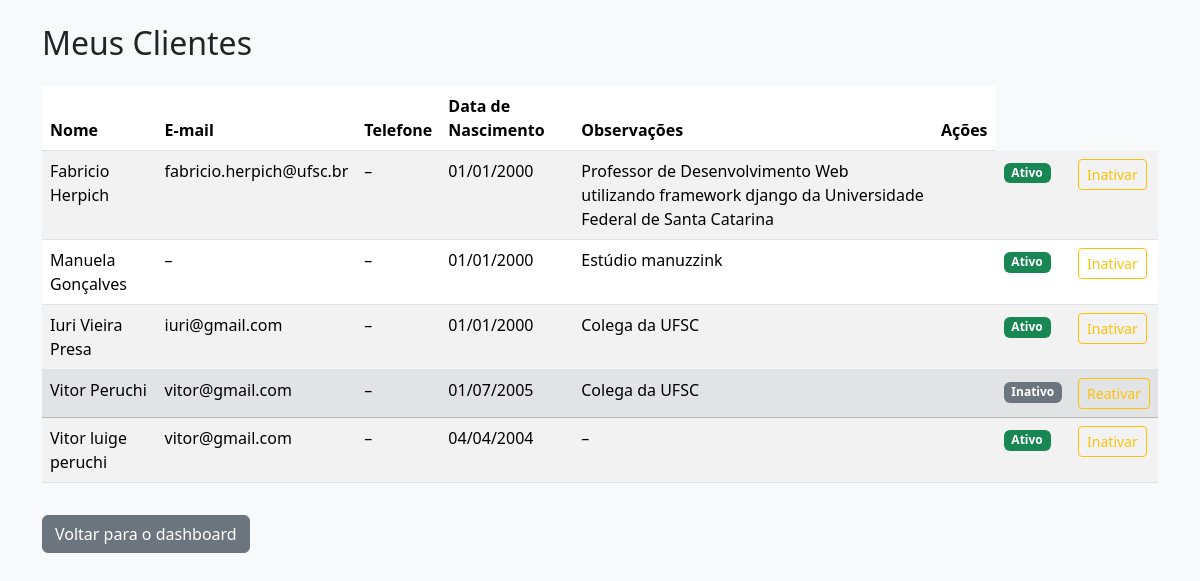
The page /clientes/Lista/ (signed in) on the database its author committed.
### client/models.py (models this page shows, shortened)
class Cliente(models.Model):
    usuario = models.ForeignKey(
        settings.AUTH_USER_MODEL,
        on_delete=models.CASCADE,
        related_name='clientes'
    )
    nome = models.CharField(max_length=150)
    email = models.EmailField(blank=True, null=True)
    telefone = models.CharField(max_length=20, blank=True, null=True)
    data_nascimento = models.DateField(blank=True, null=True)
    observacoes = models.TextField(blank=True, null=True)
    ativo = models.BooleanField(default=True)
    criado_em = models.DateTimeField(auto_now_add=True)
    atualizado_em = models.DateTimeField(auto_now=True)

### client/views.py (the view)
# urls.py: path('Lista/', views.cliente_list, name='cliente_list'),
@login_required
def cliente_list(request):
    clientes = Cliente.objects.filter(usuario=request.user)
    return render(request, 'clientes.html', {'clientes': clientes})

### client/templates/clientes.html (shortened to what this page needs)
{% load static %}
<!DOCTYPE html>
<html lang="pt-br">
<head>
    <link href="https://cdn.jsdelivr.net/npm/bootstrap@5.3.3/dist/css/bootstrap.min.css" rel="stylesheet">
</head>
<body class="bg-light">
    <div class="container py-4">
        <h2 class="mb-4">Meus Clientes</h2>
        {% if clientes %}
            <table class="table table-striped">
                <thead>
                    <th>Nome</th>
                    <th>E-mail</th>
                    <th>Telefone</th>
                    <th>Data de Nascimento</th>
                    <th>Observações</th>
                    <th>Ações</th>
                </thead>
                <tbody>
                    {% for cliente in clientes %}
                    <tr {% if not cliente.ativo %}class="table-secondary"{% endif %}>
                        <td>{{ cliente.nome }}</td>
                        <td>{{ cliente.email|default:"–" }}</td>
                        <td>{{ cliente.telefone|default:"–" }}</td>
                        <td>
                          {% if cliente.data_nascimento %}
                              {{ cliente.data_nascimento|date:"d/m/Y" }}
                          {% else %}
                              –
                          {% endif %}
                        </td>
                        <td>{{ cliente.observacoes|default:"–" }}</td>
                        <td>
                        </td>
                        <td>
                            {% if cliente.ativo %}
                                <span class="badge bg-success">Ativo</span>
                            {% else %}
                                <span class="badge bg-secondary">Inativo</span>
                            {% endif %}
                        </td>
                        <td>
                            {% if cliente.ativo %}
                                <a href="{% url 'cliente_inativar' cliente.pk %}" class="btn btn-sm btn-outline-warning"
                                onclick="return confirm('Tem certeza que deseja inativar este cliente?');">
                                     Inativar
                                </a>
                            {% else %}
                                <a href="{% url 'cliente_ativar' cliente.pk %}" class="btn btn-sm btn-outline-warning"
                                onclick="return confirm('Tem certeza que deseja reativar este cliente?');">
                                     Reativar
                                </a>
                            {% endif %}
                        </td>
                    </tr>
                    {% endfor %}
                </tbody>
            </table>
        {% else %}
            <div class="alert alert-info">
                Nenhum cliente cadastrado ainda.
            </div>
        {% endif %}
        <a href="{% url 'dashboard' %}" class="btn btn-secondary mt-3">Voltar para o dashboard</a>
    </div>
</body>
</html>

### rows shown on the page
Cliente: nome "Fabricio Herpich", email "fabricio.herpich@ufsc.br", telefone "–", data_nascimento "01/01/2000", observacoes "Professor de Desenvolvimento Web utilizando framework django da Universidade Federal de Santa Catarina", ativo "Ativo"
Cliente: nome "Manuela Gonçalves", email "–", telefone "–", data_nascimento "01/01/2000", observacoes "Estúdio manuzzink", ativo "Ativo"
Cliente: nome "Iuri Vieira Presa", email "iuri@gmail.com", telefone "–", data_nascimento "01/01/2000", observacoes "Colega da UFSC", ativo "Ativo"
Cliente: nome "Vitor Peruchi", email "vitor@gmail.com", telefone "–", data_nascimento "01/07/2005", observacoes "Colega da UFSC", ativo "Inativo"
Cliente: nome "Vitor luige peruchi", email "vitor@gmail.com", telefone "–", data_nascimento "04/04/2004", observacoes "–", ativo "Ativo"
